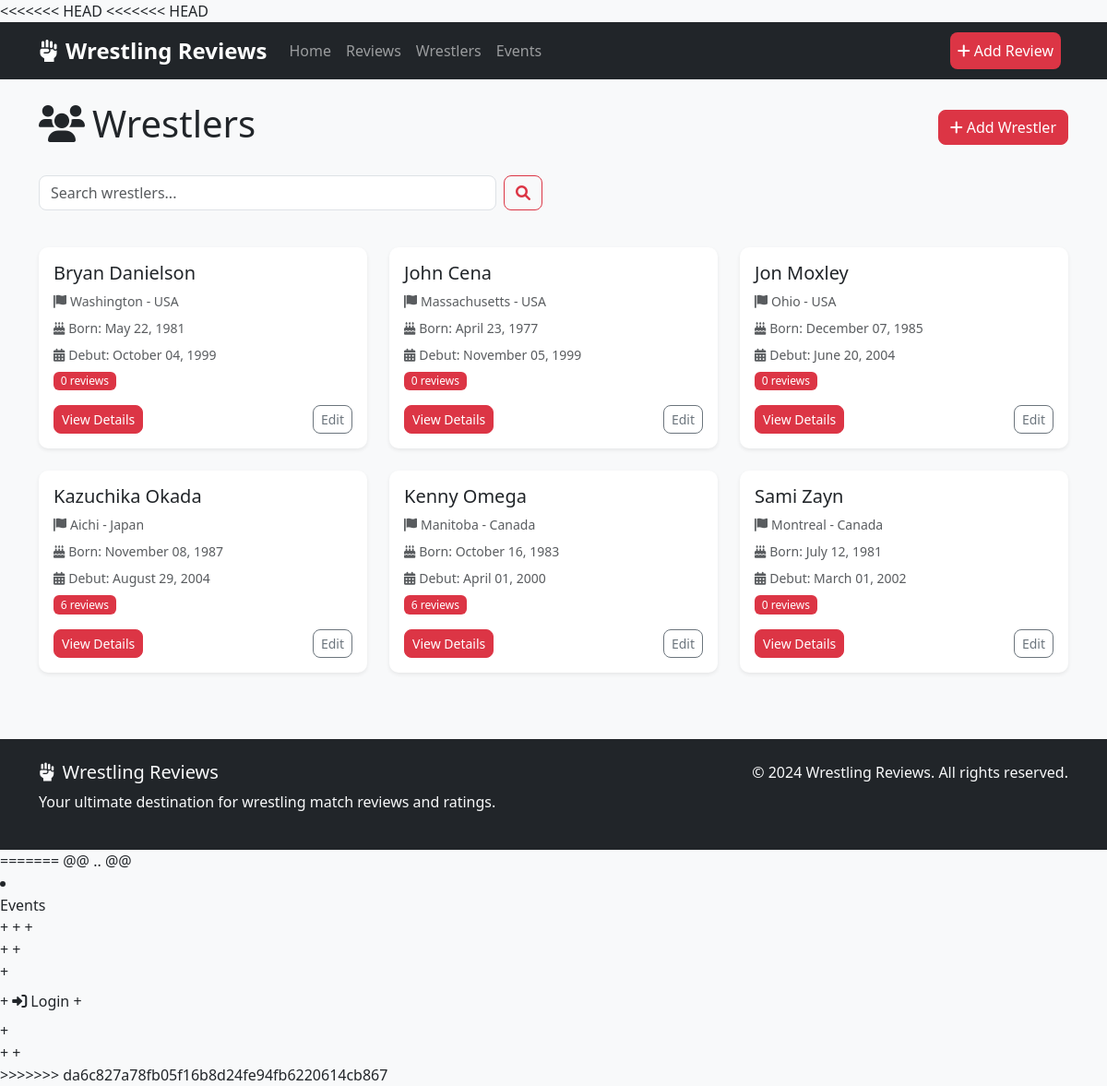
The page /wrestlers/ on the database its author committed.
### wrestlers/models.py (models this page shows, shortened)
class Wrestler(models.Model):
    name = models.CharField(max_length=200)
    country = models.CharField(max_length=100)
    debut_year = models.IntegerField()
    birth_date = models.DateField(null=True, blank=True)
    debut_date = models.DateField(null=True, blank=True)

### wrestling_reviews/views.py (the view)
# urls.py: path('wrestlers/', views.wrestlers_list, name='wrestlers_list'),
def wrestlers_list(request):
    wrestlers = Wrestler.objects.all().order_by('name')
    search_query = request.GET.get('search')
    if search_query:
        wrestlers = wrestlers.filter(name__icontains=search_query)
    return render(request, 'wrestlers/list.html', {'wrestlers': wrestlers})

### templates/wrestlers/list.html (shortened to what this page needs)
{% extends 'base.html' %}
{% block content %}
<div class="d-flex justify-content-between align-items-center mb-4">
    <h1><i class="fas fa-users me-2"></i>Wrestlers</h1>
    <a href="{% url 'add_wrestler' %}" class="btn btn-primary">
        <i class="fas fa-plus me-1"></i>Add Wrestler
    </a>
</div>
<div class="row mb-4">
    <div class="col-md-6">
        <form method="get" class="d-flex">
            <input type="text" name="search" class="form-control me-2" placeholder="Search wrestlers..." value="{{ request.GET.search }}">
            <button type="submit" class="btn btn-outline-primary">
                <i class="fas fa-search"></i>
            </button>
        </form>
    </div>
</div>
<div class="row">
    {% for wrestler in wrestlers %}
    <div class="col-lg-4 col-md-6 mb-4">
        <div class="card h-100 shadow-sm">
            <div class="card-body">
                <h5 class="card-title">{{ wrestler.name }}</h5>
                <div class="mb-2">
                    <small class="text-muted">
                        <i class="fas fa-flag me-1"></i>{{ wrestler.country }}
                    </small>
                </div>
                {% if wrestler.birth_date %}
                <div class="mb-2">
                    <small class="text-muted">
                        <i class="fas fa-birthday-cake me-1"></i>Born: {{ wrestler.birth_date|date:"F d, Y" }}
                    </small>
                </div>
                {% endif %}
                {% if wrestler.debut_date %}
                <div class="mb-2">
                    <small class="text-muted">
                        <i class="fas fa-calendar-alt me-1"></i>Debut: {{ wrestler.debut_date|date:"F d, Y" }}
                    </small>
                </div>
                {% endif %}
                <div class="mb-3">
                    <span class="badge bg-primary">{{ wrestler.reviews.count }} reviews</span>
                </div>
                <div class="d-flex justify-content-between">
                    <a href="{% url 'wrestler_detail' wrestler.id %}" class="btn btn-primary btn-sm">View Details</a>
                    <a href="{% url 'edit_wrestler' wrestler.id %}" class="btn btn-outline-secondary btn-sm">Edit</a>
                </div>
            </div>
        </div>
    </div>
    {% endfor %}
</div>
{% endblock %}

### static/css/style.css (style rules this page uses)
:root { --primary-color: #dc3545; --secondary-color: #6c757d; --success-color: #28a745; --warning-color: #ffc107; --danger-color: #dc3545; --dark-color: #343a40; }
body { font-family: 'Segoe UI', Tahoma, Geneva, Verdana, sans-serif; background-color: #f8f9fa; }
.card { border: none; border-radius: 10px; transition: transform 0.2s ease-in-out, box-shadow 0.2s ease-in-out; }
.btn { border-radius: 8px; font-weight: 500; transition: all 0.2s ease-in-out; }
.badge { border-radius: 6px; font-weight: 500; }
.form-control, .form-select { border-radius: 8px; border: 1px solid #dee2e6; transition: border-color 0.2s ease-in-out, box-shadow 0.2s ease-in-out; }
.bg-primary { background-color: var(--primary-color) !important; }
.btn-primary { background-color: var(--primary-color); border-color: var(--primary-color); }
.btn-outline-primary { color: var(--primary-color); border-color: var(--primary-color); }
.card { animation: fadeInUp 0.5s ease-out; }

### rows shown on the page
Wrestler: name "Bryan Danielson", country "Washington - USA", birth_date "May 22, 1981", debut_date "October 04, 1999", reviews.count "0"
Wrestler: name "John Cena", country "Massachusetts - USA", birth_date "April 23, 1977", debut_date "November 05, 1999", reviews.count "0"
Wrestler: name "Jon Moxley", country "Ohio - USA", birth_date "December 07, 1985", debut_date "June 20, 2004", reviews.count "0"
Wrestler: name "Kazuchika Okada", country "Aichi - Japan", birth_date "November 08, 1987", debut_date "August 29, 2004", reviews.count "6"
Wrestler: name "Kenny Omega", country "Manitoba - Canada", birth_date "October 16, 1983", debut_date "April 01, 2000", reviews.count "6"
Wrestler: name "Sami Zayn", country "Montreal - Canada", birth_date "July 12, 1981", debut_date "March 01, 2002", reviews.count "0"
